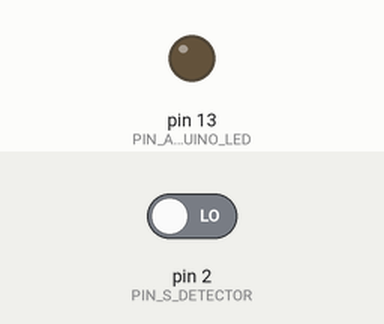
Simulated run of this sketch. Board: Arduino Uno, built with avr-gcc and run on an emulated ATmega328P. Parts: output pins drawn as LEDs (lit = HIGH). The test bench sets the inputs (shaded band); at power-on: pin 2 (PIN_S_DETECTOR) LOW.

Above: at 7.2 s.
7.3 s: pin 2 (PIN_S_DETECTOR) driven HIGH
At 8.5 s:
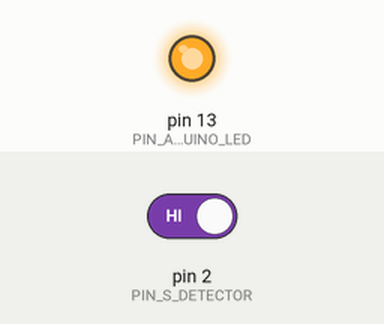
8.8 s: pin 2 (PIN_S_DETECTOR) driven LOW
At 9.7 s:
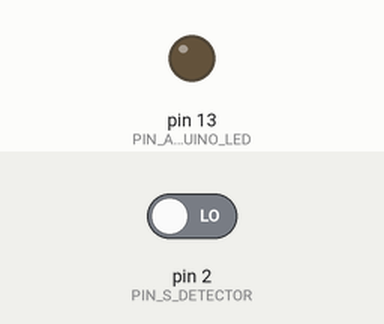
Timing chart, 0 to 11.8 s (numbered marks = the images above; inputs shaded):
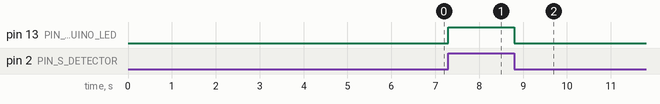

Measured:
- after the input at 7.3 s, pin 13 (PIN_ARDUINO_LED): LOW → HIGH at once
- after the input at 8.8 s, pin 13 (PIN_ARDUINO_LED): HIGH → LOW at once

The sketch:

pir_test.ino
```cpp
// HCU TEST
// first test for the HCU (hardware control unit) of CatFeeder
// TEST THE PIR SENSOR
//
//
/*
 * PIN MAPPING
 *
 * S_DETECTOR (white with back) D2
 *
 */

const int PIN_S_DETECTOR  = 2;
const int PIN_ARDUINO_LED  = 13;

void setup()
   {  pinMode( PIN_ARDUINO_LED, OUTPUT) ;
      pinMode (PIN_S_DETECTOR, INPUT);
      delay(6000);
   }

void loop()
   {  if (digitalRead(PIN_S_DETECTOR))
          digitalWrite( PIN_ARDUINO_LED , HIGH);
      else
          digitalWrite( PIN_ARDUINO_LED , LOW);
      delay(100);
   }
```
